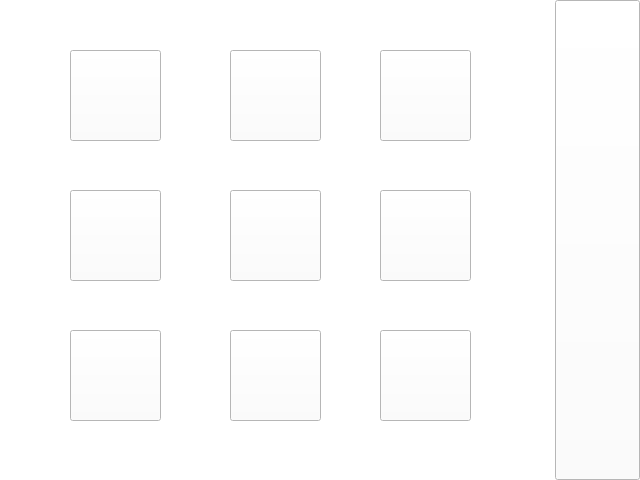
<?xml version="1.0" encoding="UTF-8"?>
<ui version="4.0">
 <class>calaix</class>
 <widget class="QWidget" name="calaix">
  <property name="geometry">
   <rect>
    <x>0</x>
    <y>0</y>
    <width>640</width>
    <height>480</height>
   </rect>
  </property>
  <property name="windowTitle">
   <string>calaix</string>
  </property>
  <widget class="QWidget" name="centralWidget" native="true">
   <property name="geometry">
    <rect>
     <x>0</x>
     <y>0</y>
     <width>640</width>
     <height>480</height>
    </rect>
   </property>
   <property name="styleSheet">
    <string notr="true">background-color: white ;</string>
   </property>
   <widget class="QPushButton" name="p_3">
    <property name="geometry">
     <rect>
      <x>380</x>
      <y>50</y>
      <width>91</width>
      <height>91</height>
     </rect>
    </property>
    <property name="styleSheet">
     <string notr="true"/>
    </property>
    <property name="text">
     <string/>
    </property>
   </widget>
   <widget class="QPushButton" name="p_6">
    <property name="geometry">
     <rect>
      <x>70</x>
      <y>190</y>
      <width>91</width>
      <height>91</height>
     </rect>
    </property>
    <property name="styleSheet">
     <string notr="true"/>
    </property>
    <property name="text">
     <string/>
    </property>
   </widget>
   <widget class="QPushButton" name="cronometre">
    <property name="geometry">
     <rect>
      <x>230</x>
      <y>50</y>
      <width>91</width>
      <height>91</height>
     </rect>
    </property>
    <property name="styleSheet">
     <string notr="true"/>
    </property>
    <property name="text">
     <string/>
    </property>
   </widget>
   <widget class="QPushButton" name="calculadora">
    <property name="geometry">
     <rect>
      <x>70</x>
      <y>50</y>
      <width>91</width>
      <height>91</height>
     </rect>
    </property>
    <property name="styleSheet">
     <string notr="true"/>
    </property>
    <property name="text">
     <string/>
    </property>
   </widget>
   <widget class="QPushButton" name="p_7">
    <property name="geometry">
     <rect>
      <x>230</x>
      <y>190</y>
      <width>91</width>
      <height>91</height>
     </rect>
    </property>
    <property name="styleSheet">
     <string notr="true"/>
    </property>
    <property name="text">
     <string/>
    </property>
   </widget>
   <widget class="QPushButton" name="pb_rdigital">
    <property name="geometry">
     <rect>
      <x>555</x>
      <y>0</y>
      <width>85</width>
      <height>480</height>
     </rect>
    </property>
    <property name="styleSheet">
     <string notr="true"/>
    </property>
    <property name="text">
     <string/>
    </property>
   </widget>
   <widget class="QPushButton" name="p_8">
    <property name="geometry">
     <rect>
      <x>380</x>
      <y>190</y>
      <width>91</width>
      <height>91</height>
     </rect>
    </property>
    <property name="styleSheet">
     <string notr="true"/>
    </property>
    <property name="text">
     <string/>
    </property>
   </widget>
   <widget class="QPushButton" name="p_4">
    <property name="geometry">
     <rect>
      <x>70</x>
      <y>330</y>
      <width>91</width>
      <height>91</height>
     </rect>
    </property>
    <property name="styleSheet">
     <string notr="true"/>
    </property>
    <property name="text">
     <string/>
    </property>
   </widget>
   <widget class="QPushButton" name="p_5">
    <property name="geometry">
     <rect>
      <x>230</x>
      <y>330</y>
      <width>91</width>
      <height>91</height>
     </rect>
    </property>
    <property name="styleSheet">
     <string notr="true"/>
    </property>
    <property name="text">
     <string/>
    </property>
   </widget>
   <widget class="QPushButton" name="p_9">
    <property name="geometry">
     <rect>
      <x>380</x>
      <y>330</y>
      <width>91</width>
      <height>91</height>
     </rect>
    </property>
    <property name="styleSheet">
     <string notr="true"/>
    </property>
    <property name="text">
     <string/>
    </property>
   </widget>
  </widget>
 </widget>
 <layoutdefault spacing="6" margin="11"/>
 <resources/>
 <connections/>
</ui>
